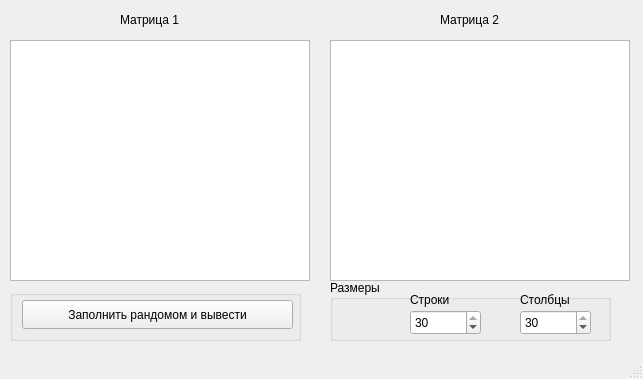
<?xml version="1.0" encoding="UTF-8"?>
<ui version="4.0">
 <class>MainWindow</class>
 <widget class="QMainWindow" name="MainWindow">
  <property name="geometry">
   <rect>
    <x>0</x>
    <y>0</y>
    <width>643</width>
    <height>379</height>
   </rect>
  </property>
  <property name="windowTitle">
   <string>MainWindow</string>
  </property>
  <widget class="QWidget" name="centralwidget">
   <widget class="QTextEdit" name="textEdit">
    <property name="enabled">
     <bool>true</bool>
    </property>
    <property name="geometry">
     <rect>
      <x>10</x>
      <y>40</y>
      <width>300</width>
      <height>241</height>
     </rect>
    </property>
    <property name="readOnly">
     <bool>true</bool>
    </property>
   </widget>
   <widget class="QTextEdit" name="textEdit_2">
    <property name="geometry">
     <rect>
      <x>330</x>
      <y>40</y>
      <width>300</width>
      <height>241</height>
     </rect>
    </property>
    <property name="readOnly">
     <bool>true</bool>
    </property>
   </widget>
   <widget class="QLabel" name="label">
    <property name="geometry">
     <rect>
      <x>120</x>
      <y>10</y>
      <width>141</width>
      <height>20</height>
     </rect>
    </property>
    <property name="text">
     <string>Матрица 1</string>
    </property>
   </widget>
   <widget class="QLabel" name="label_2">
    <property name="geometry">
     <rect>
      <x>440</x>
      <y>10</y>
      <width>141</width>
      <height>20</height>
     </rect>
    </property>
    <property name="text">
     <string>Матрица 2</string>
    </property>
   </widget>
   <widget class="QGroupBox" name="groupBox">
    <property name="geometry">
     <rect>
      <x>10</x>
      <y>290</y>
      <width>291</width>
      <height>51</height>
     </rect>
    </property>
    <property name="title">
     <string/>
    </property>
    <widget class="QPushButton" name="pushButton_2">
     <property name="geometry">
      <rect>
       <x>12</x>
       <y>10</y>
       <width>271</width>
       <height>29</height>
      </rect>
     </property>
     <property name="text">
      <string>Заполнить рандомом и вывести</string>
     </property>
    </widget>
   </widget>
   <widget class="QGroupBox" name="groupBox_2">
    <property name="geometry">
     <rect>
      <x>330</x>
      <y>280</y>
      <width>281</width>
      <height>61</height>
     </rect>
    </property>
    <property name="title">
     <string>Размеры</string>
    </property>
    <widget class="QSpinBox" name="spinBox_2">
     <property name="geometry">
      <rect>
       <x>80</x>
       <y>30</y>
       <width>71</width>
       <height>25</height>
      </rect>
     </property>
     <property name="minimum">
      <number>2</number>
     </property>
     <property name="maximum">
      <number>30</number>
     </property>
     <property name="value">
      <number>30</number>
     </property>
    </widget>
    <widget class="QSpinBox" name="spinBox">
     <property name="geometry">
      <rect>
       <x>190</x>
       <y>30</y>
       <width>71</width>
       <height>25</height>
      </rect>
     </property>
     <property name="minimum">
      <number>2</number>
     </property>
     <property name="maximum">
      <number>30</number>
     </property>
     <property name="value">
      <number>30</number>
     </property>
    </widget>
    <widget class="QLabel" name="label_3">
     <property name="geometry">
      <rect>
       <x>80</x>
       <y>10</y>
       <width>63</width>
       <height>20</height>
      </rect>
     </property>
     <property name="text">
      <string>Строки</string>
     </property>
    </widget>
    <widget class="QLabel" name="label_4">
     <property name="geometry">
      <rect>
       <x>190</x>
       <y>10</y>
       <width>63</width>
       <height>20</height>
      </rect>
     </property>
     <property name="text">
      <string>Столбцы</string>
     </property>
    </widget>
   </widget>
   <zorder>groupBox</zorder>
   <zorder>textEdit</zorder>
   <zorder>textEdit_2</zorder>
   <zorder>label</zorder>
   <zorder>label_2</zorder>
   <zorder>groupBox_2</zorder>
  </widget>
  <widget class="QMenuBar" name="menubar">
   <property name="geometry">
    <rect>
     <x>0</x>
     <y>0</y>
     <width>643</width>
     <height>26</height>
    </rect>
   </property>
  </widget>
  <widget class="QStatusBar" name="statusbar"/>
 </widget>
 <resources/>
 <connections/>
</ui>
